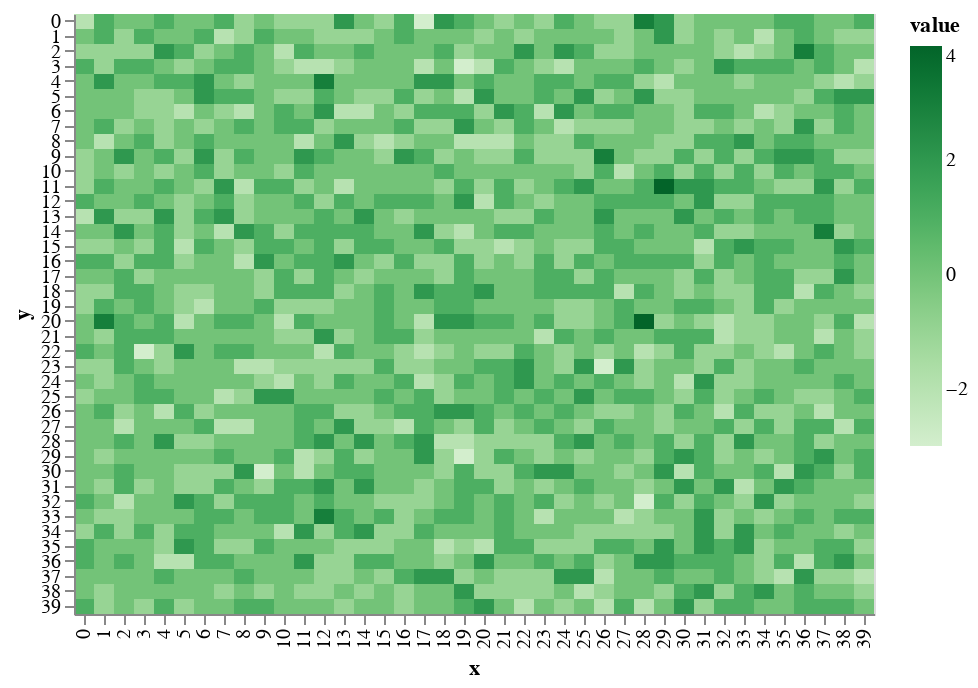

This figure's notebook cell:
### Markdown cell above
# in the beginning, the world was void and without form.

Starting with a grid with nothing on it. No elevation, no terrain. All of this will be generated procedurally. 

You can see here that the terrain is shifted on a random-normal distribution to make it look _uneven_. Making it randomly doesn't make it look _real_ so I'm going to have to be smarter about the rules that raise and lower terrain in order to make them look like mountains.

### Code cell
world.shift_terrain()
draw.drawTerrainHeight(world.grid_elevation)

### Figure 1 — Vega-Lite specification as saved in the notebook (floating-point values rounded to 4 significant figures; data arrays with more than 128 entries replaced by an {"elided": "..."} marker saying what was removed)
{"$schema": "https://vega.github.io/schema/vega-lite/v2.6.0.json", "config": {"view": {"height": 300, "width": 400}}, "data": {"name": "data-c351a6c4cb9740273204488577ae62a5"}, "datasets": {"data-c351a6c4cb9740273204488577ae62a5": {"elided": "1600 records"}}, "encoding": {"color": {"field": "value", "scale": {"scheme": "greens"}, "type": "quantitative"}, "x": {"field": "x", "type": "ordinal"}, "y": {"field": "y", "type": "ordinal"}}, "mark": "rect"}
